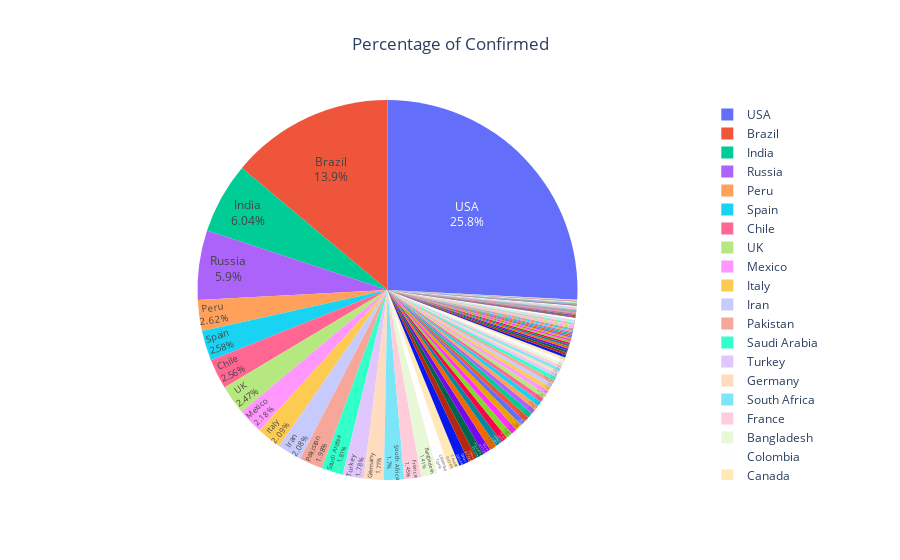

Write notebook code for a chart like this one.
### Markdown cell above
# Pie chart for Confirmed Cases

### Code cell
# pie chart

fig = px.pie(df, values='Confirmed', names='Country', title='Percentage of Confirmed')
fig.update_traces(textposition='inside', textinfo='label+percent')
fig.update_layout(title_x=0.5)

fig.show()

### Figure 1 — Plotly figure (JSON) as saved in the notebook; plotly's stock layout.template omitted (floating-point values rounded to 4 significant figures; data arrays with more than 128 entries replaced by an {"elided": "..."} marker saying what was removed)
{"data": [{"domain": {"x": [0, 1], "y": [0, 1]}, "hovertemplate": "Country=%{label}<br>Confirmed=%{value}<extra></extra>", "labels": {"elided": "215 str values"}, "legendgroup": "", "name": "", "showlegend": true, "textinfo": "label+percent", "textposition": "inside", "type": "pie", "values": {"elided": "215 int values"}}], "layout": {"legend": {"tracegroupgap": 0}, "title": {"text": "Percentage of Confirmed", "x": 0.5}}}
